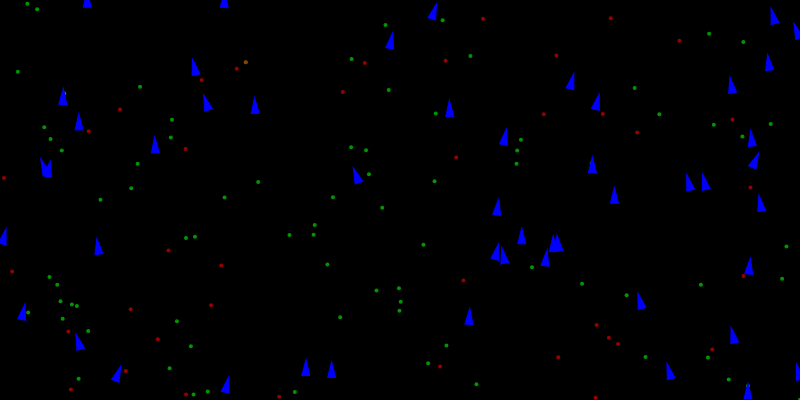
Frame 1 (no input)
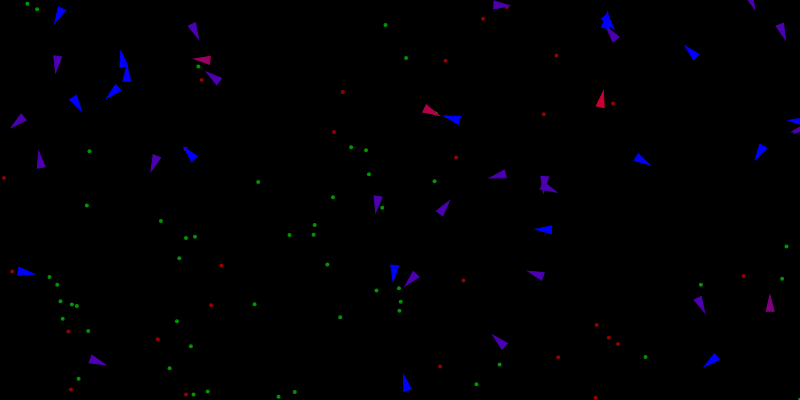
Frame 60 (no input)
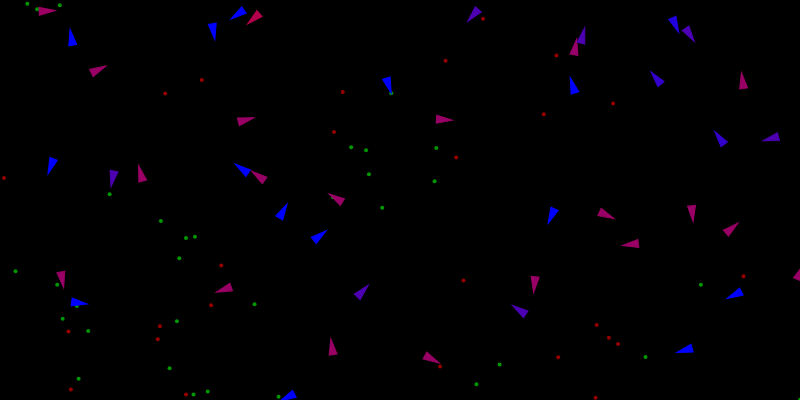
Frame 120 (the mouse pressed at the canvas centre since frame 60)

The p5.js sketch that drew these frames (run headless with seeded random() and noise() and a simulated clock; from frame 60 on, the mouse is pressed at the canvas centre):

// p5.js sketch
// ── sketch.js
let organisms = [];
let food = [];
let poison = [];
let range;

function setup() {
  createCanvas(800, 400);
  // create random organisms, food and poison
  for (let i = 0; i < 50; i++) {
    let x = random(width);
    let y = random(height);
    organisms[i] = new Organism(x, y);
  }
  for (let i = 0; i < 80; i++) {
    let x = random(width);
    let y = random(height);
    food.push(createVector(x, y));
  }
  for (let i = 0; i < 40; i++) {
    let x = random(width);
    let y = random(height);
    poison.push(createVector(x, y));
  }
  createP("Organisms seek food (green) to sustain themselves, avoid poison (red) and have a chance to give birth to a child.")
  range = createCheckbox("Senses of the organisms", false);
  createP("Click on the canvas to create new random organism.");
}

// adding new random organism on click within the canvas
function mouseClicked() {
  if (mouseX > 0 && mouseX < width && mouseY > 0 && mouseY < height) {
    organisms.push(new Organism(mouseX, mouseY));
  }
}

function draw() {
  background(0);

  // random chance to generate food
  if (random(1) < 0.15) {
    let x = random(width);
    let y = random(height);
    food.push(createVector(x, y));
  }

  // random chance to generate poison and remove the first one in array
  if (random(1) < 0.05) {
    let x = random(width);
    let y = random(height);
    poison.push(createVector(x, y));
    if (random(1) < 0.7) {
      poison.splice(0, 1);
    }
  }

  // draw food and poison
  for (let i = 0; i < food.length; i++) {
    fill(0, 255, 0, 150);
    noStroke();
    ellipse(food[i].x, food[i].y, 4, 4);
  }
  for (let i = 0; i < poison.length; i++) {
    fill(255, 0, 0, 150);
    noStroke();
    ellipse(poison[i].x, poison[i].y, 4, 4);
  }

  // call organism functions
  for (let i = organisms.length - 1; i >= 0; i--) {
    organisms[i].boundaries();
    organisms[i].behaviors(food, poison);
    organisms[i].update();
    organisms[i].display();
    let child = organisms[i].mitosis();
    if (child != null) {
      organisms.push(child);
    }
    // create either food (70%) or poison (30%) on death
    if (organisms[i].dead()) {
      let x = organisms[i].position.x;
      let y = organisms[i].position.y;
      if (random(1) > 0.3) {
        food.push(createVector(x, y));
      } else {
        poison.push(createVector(x, y));
      }
      organisms.splice(i, 1);
    }
  }
}

// ── organism.js
class Organism {
  constructor(x, y, dna) {
    this.acceleration = createVector(0, 0);
    this.velocity = createVector(0, -2);
    this.position = createVector(x, y);
    this.r = 4;
    this.maxspeed = 5;
    this.maxforce = 0.5;
    this.health = 1;
    this.dna = [];
    this.mutationRate = 0.05;
    if (dna === undefined) {
      //food attraction
      this.dna[0] = random(-2, 2);
      // poison attraction
      this.dna[1] = random(-2, 2);
      // food perception
      this.dna[2] = random(0, 100);
      // poison perception
      this.dna[3] = random(0, 100);
    } else {
      // dna of the new population + mutation chance
      this.dna[0] = dna[0];
      this.dna[1] = dna[1];
      if (random(1) < this.mutationRate) {
        this.dna[0] += random(-0.1, 0.1);
        this.dna[1] += random(-0.1, 0.1);
      }
      this.dna[2] = dna[2];
      this.dna[3] = dna[3];
      if (random(1) < this.mutationRate) {
        this.dna[2] += random(-10, 10);
        this.dna[3] += random(-10, 10);
      }
    }
  }

  update() {
    this.health -= 0.005;
    this.velocity.add(this.acceleration);
    this.velocity.limit(this.maxspeed);
    this.position.add(this.velocity);
    this.acceleration.mult(0);
  }

  applyForce(force) {
    this.acceleration.add(force);
  }

  behaviors(good, bad) {
    let foodDesire = this.eat(good, 0.3, this.dna[2]);
    let poisonDesire = this.eat(bad, -0.8, this.dna[3]);

    foodDesire.mult(this.dna[0]);
    poisonDesire.mult(this.dna[1]);
    this.applyForce(foodDesire);
    this.applyForce(poisonDesire);
  }

  eat(list, nutrition, perception) {
    let record = Infinity;
    let closest = null;
    for (let i = list.length - 1; i >= 0; i--) {
      let d = this.position.dist(list[i]);

      if (d < this.maxspeed) {
        list.splice(i, 1);
        this.health += nutrition;
      } else {
        if (d < record && d < perception) {
          record = d;
          closest = list[i];
        }
      }
    }

    if (closest != null) {
      return this.seek(closest);
    }
    return createVector(0, 0);
  }

  // every so often the organism will create offspring
  // the longer it survives the higher the chance
  mitosis() {
    if (random(1) < 0.001) {
      return new Organism(this.position.x, this.position.y, this.dna);
    } else {
      return null;
    }
  }

  // steering = desired vector - current velocity vector
  seek(target) {
    var desired = p5.Vector.sub(target, this.position);
    desired.setMag(this.maxspeed);
    var steer = p5.Vector.sub(desired, this.velocity);
    steer.limit(this.maxforce);
    // this.applyForce(steer);
    return steer;
  }

  dead() {
    return (this.health < 0);
  }

  display() {
    let angle = this.velocity.heading() + PI / 2;
    push();
    translate(this.position.x, this.position.y);
    rotate(angle);
    // senses of the organisms
    if (range.checked()) {
      strokeWeight(3);
      stroke(0, 255, 0);
      noFill();
      line(0, 0, 0, -this.dna[0] * 20);
      strokeWeight(2);
      ellipse(0, 0, this.dna[2] * 2);
      stroke(255, 0, 0);
      line(0, 0, 0, -this.dna[1] * 20);
      ellipse(0, 0, this.dna[3] * 2);
    }
    // organisms
    let blue = color(0, 0, 255);
    let red = color(255, 0, 0);
    let col = lerpColor(red, blue, this.health);
    fill(col);
    stroke(col);
    strokeWeight(1);
    beginShape();
    vertex(0, -this.r * 2);
    vertex(-this.r, this.r * 2);
    vertex(this.r, this.r * 2);
    endShape(CLOSE);
    pop();
  }

  // organisms cannot fly over the edge of the canvas
  boundaries() {
    let edgeDist = 25;
    let desired = null;
    if (this.position.x < edgeDist) {
      desired = createVector(this.maxspeed, this.velocity.y);
    } else if (this.position.x > width - edgeDist) {
      desired = createVector(-this.maxspeed, this.velocity.y);
    }

    if (this.position.y < edgeDist) {
      desired = createVector(this.velocity.x, this.maxspeed);
    } else if (this.position.y > height - edgeDist) {
      desired = createVector(this.velocity.x, -this.maxspeed);
    }

    if (desired !== null) {
      desired.normalize();
      desired.mult(this.maxspeed);
      let steer = p5.Vector.sub(desired, this.velocity);
      steer.limit(this.maxforce);
      this.applyForce(steer);
    }
  }
}

// ── vehicle.js
class Vehicle {
  constructor(x, y) {
    this.acceleration = createVector(0, 0);
    this.velocity = createVector(0, -2);
    this.position = createVector(x, y);
    this.r = 4;
    this.maxspeed = 5;
    this.maxforce = 0.5;
    this.health = 1;
    this.dna = [];
    this.dna[0] = random(-5, 5);
    this.dna[1] = random(-5, 5);
  }

  update() {
    this.health -= 0.01;
    this.velocity.add(this.acceleration);
    this.velocity.limit(this.maxspeed);
    this.position.add(this.velocity);
    this.acceleration.mult(0);
  }

  applyForce(force) {
    this.acceleration.add(force);
  }

  behaviors(good, bad) {
    let foodDesire = this.eat(good, 0.2);
    let poisonDesire = this.eat(bad, -0.5);

    foodDesire.mult(this.dna[0]);
    poisonDesire.mult(this.dna[1]);
    this.applyForce(foodDesire);
    this.applyForce(poisonDesire);
  }

  eat(list, nutrition) {
    let record = Infinity;
    let closest = -1;
    for (let i = 0; i < list.length; i++) {
      let d = this.position.dist(list[i]);
      if (d < record) {
        record = d;
        closest = i;
      }
    }

    if (record < 5) {
      list.splice(closest, 1);
      this.health += nutrition;
    } else if (closest > -1) {
      return this.seek(list[closest]);
    }
    
    return createVector(0, 0);
  }

  // steering = desired vector  - current velocity vector
  seek(target) {
    var desired = p5.Vector.sub(target, this.position);
    desired.setMag(this.maxspeed);
    var steer = p5.Vector.sub(desired, this.velocity);
    steer.limit(this.maxforce);
    // this.applyForce(steer);
    return steer;
  }

  dead() {
    return (this.health < 0);
  }

  display() {
    var angle = this.velocity.heading() + PI / 2;

    push();
    translate(this.position.x, this.position.y);
    rotate(angle);
    stroke(0, 255, 0);
    line(0, 0, 0, -this.dna[0] * 20);
    stroke(255, 0, 0);
    line(0, 0, 0, -this.dna[1] * 20);

    let blue = color(0, 0, 255);
    let red = color(255, 0, 0);
    let col = lerpColor(red, blue, this.health);

    fill(col);
    stroke(col);
    strokeWeight(1);
    beginShape();
    vertex(0, -this.r * 2);
    vertex(-this.r, this.r * 2);
    vertex(this.r, this.r * 2);
    endShape(CLOSE);
    pop();
  }
}
